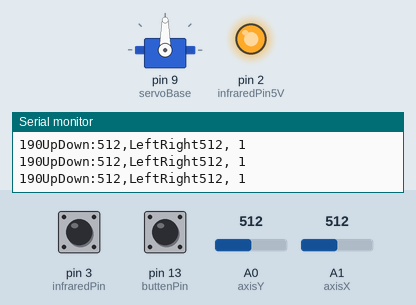
The sketch below on a simulated Arduino Uno, built with avr-gcc and run on an emulated ATmega328P. On the bench: servo, output pins drawn as LEDs (lit = HIGH), the last lines printed to the serial monitor. Inputs (shaded band) come from the test bench; at power-on: A0 (axisY) = 512, A1 (axisX) = 512, pin 3 (infraredPin) HIGH, pin 13 (buttenPin) HIGH.

Above: at 1.2 s.
1.3 s: A0 (axisY) set to 555
At 1.7 s:
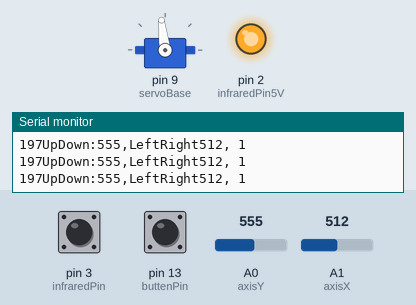
2.8 s: A0 (axisY) set to 578
At 3.4 s:
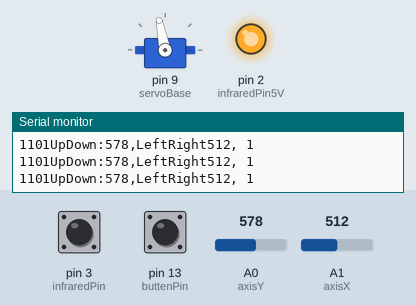
4.3 s: A0 (axisY) set to 981
At 5.5 s:
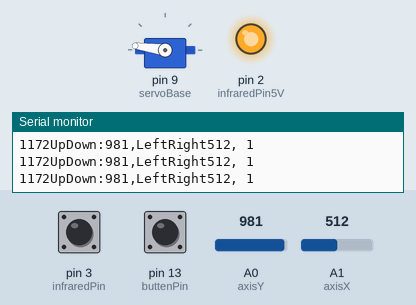
5.8 s: A0 (axisY) set to 1013
At 6.8 s:
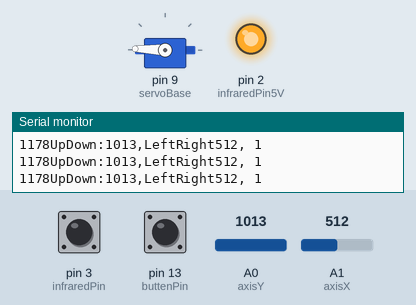
8.8 s: A0 (axisY) set to 900
At 9.8 s:
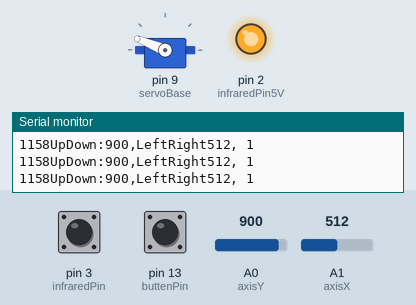
10.3 s: A1 (axisX) set to 109
13.3 s: A1 (axisX) set to 90
Timing chart, 0 to 16.3 s (numbered marks = the images above; inputs shaded):
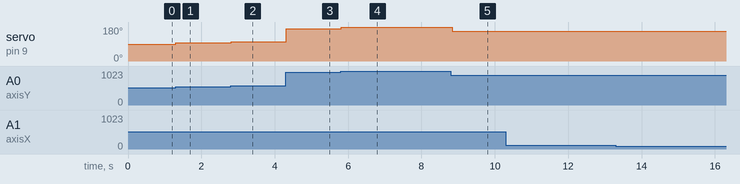

Measured:
- after the input at 1.3 s, servo on pin 9 (servoBase): 90° → 97° at once
- after the input at 2.8 s, servo on pin 9 (servoBase): 97° → 101° at once
- after the input at 4.3 s, servo on pin 9 (servoBase): 101° → 172° at once
- after the input at 5.8 s, servo on pin 9 (servoBase): 172° → 178° at once
- after the input at 8.8 s, servo on pin 9 (servoBase): 178° → 158° at once

The sketch:

Eric_Joystick3.ino
```cpp
#include <Servo.h>

Servo servoBase;
int axisX = A1;
int axisY = A0;
int buttenPin = 13;
int buttenPinValue = 0;
int axisXValue = 0;
int axisYValue = 0;
int infraredPin = 3;
int infraredPin5V = 2;
int infraredValue = 0;
int servoValue = 0;

void setup() {
  pinMode(axisX, INPUT);
  pinMode(axisY, INPUT);
  pinMode(buttenPin, INPUT_PULLUP);
  pinMode(infraredPin, INPUT_PULLUP);
  pinMode(infraredPin5V, OUTPUT);
  digitalWrite(infraredPin5V, HIGH);
  Serial.begin(9600);
  servoBase.attach(9);
}

void loop() {
  axisXValue = analogRead(axisX);
  axisYValue = analogRead(axisY);
  buttenPinValue = digitalRead(buttenPin);
  infraredValue = digitalRead(infraredPin);
  servoValue = map(axisYValue, 0, 1023, 0, 180);
  servoBase.write(servoValue);
  delay(15);
  Serial.print(servoValue);
  Serial.print("UpDown:");
  Serial.print(axisYValue);
  Serial.print(",");
  Serial.print("LeftRight");
  Serial.print(axisXValue);
  Serial.print(", ");
  Serial.print(buttenPinValue);
  Serial.println("");
  Serial.print(infraredValue);

//  infraredValue = map(

}
```
